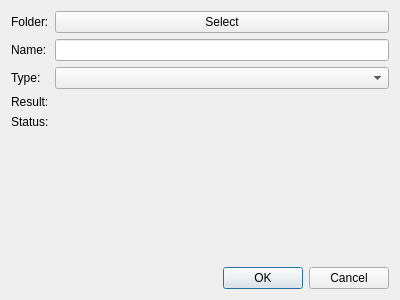
<?xml version="1.0" encoding="UTF-8"?>
<ui version="4.0">
 <class>ExportDialog</class>
 <widget class="QDialog" name="ExportDialog">
  <property name="geometry">
   <rect>
    <x>0</x>
    <y>0</y>
    <width>400</width>
    <height>300</height>
   </rect>
  </property>
  <property name="windowTitle">
   <string>Dialog</string>
  </property>
  <layout class="QGridLayout" name="gridLayout">
   <item row="1" column="1">
    <widget class="QDialogButtonBox" name="buttonBox">
     <property name="orientation">
      <enum>Qt::Orientation::Horizontal</enum>
     </property>
     <property name="standardButtons">
      <set>QDialogButtonBox::StandardButton::Cancel|QDialogButtonBox::StandardButton::Ok</set>
     </property>
    </widget>
   </item>
   <item row="0" column="1">
    <layout class="QFormLayout" name="formLayout">
     <item row="0" column="0">
      <widget class="QLabel" name="folder_lbl">
       <property name="text">
        <string>Folder:</string>
       </property>
      </widget>
     </item>
     <item row="0" column="1">
      <widget class="QPushButton" name="folder_btn">
       <property name="text">
        <string>Select</string>
       </property>
      </widget>
     </item>
     <item row="1" column="0">
      <widget class="QLabel" name="name_lbl">
       <property name="text">
        <string>Name:</string>
       </property>
      </widget>
     </item>
     <item row="2" column="0">
      <widget class="QLabel" name="type_lbl">
       <property name="text">
        <string>Type:</string>
       </property>
      </widget>
     </item>
     <item row="4" column="0">
      <widget class="QLabel" name="status_lbl">
       <property name="text">
        <string>Status:</string>
       </property>
      </widget>
     </item>
     <item row="4" column="1">
      <widget class="QLabel" name="status_val">
       <property name="text">
        <string/>
       </property>
      </widget>
     </item>
     <item row="3" column="0">
      <widget class="QLabel" name="result_lbl">
       <property name="text">
        <string>Result:</string>
       </property>
      </widget>
     </item>
     <item row="3" column="1">
      <widget class="QLabel" name="result_val">
       <property name="text">
        <string/>
       </property>
      </widget>
     </item>
     <item row="1" column="1">
      <widget class="QLineEdit" name="name_ledit"/>
     </item>
     <item row="2" column="1">
      <widget class="QComboBox" name="type_cbox"/>
     </item>
    </layout>
   </item>
  </layout>
 </widget>
 <resources/>
 <connections>
  <connection>
   <sender>buttonBox</sender>
   <signal>accepted()</signal>
   <receiver>ExportDialog</receiver>
   <slot>accept()</slot>
   <hints>
    <hint type="sourcelabel">
     <x>248</x>
     <y>254</y>
    </hint>
    <hint type="destinationlabel">
     <x>157</x>
     <y>274</y>
    </hint>
   </hints>
  </connection>
  <connection>
   <sender>buttonBox</sender>
   <signal>rejected()</signal>
   <receiver>ExportDialog</receiver>
   <slot>reject()</slot>
   <hints>
    <hint type="sourcelabel">
     <x>316</x>
     <y>260</y>
    </hint>
    <hint type="destinationlabel">
     <x>286</x>
     <y>274</y>
    </hint>
   </hints>
  </connection>
 </connections>
</ui>
